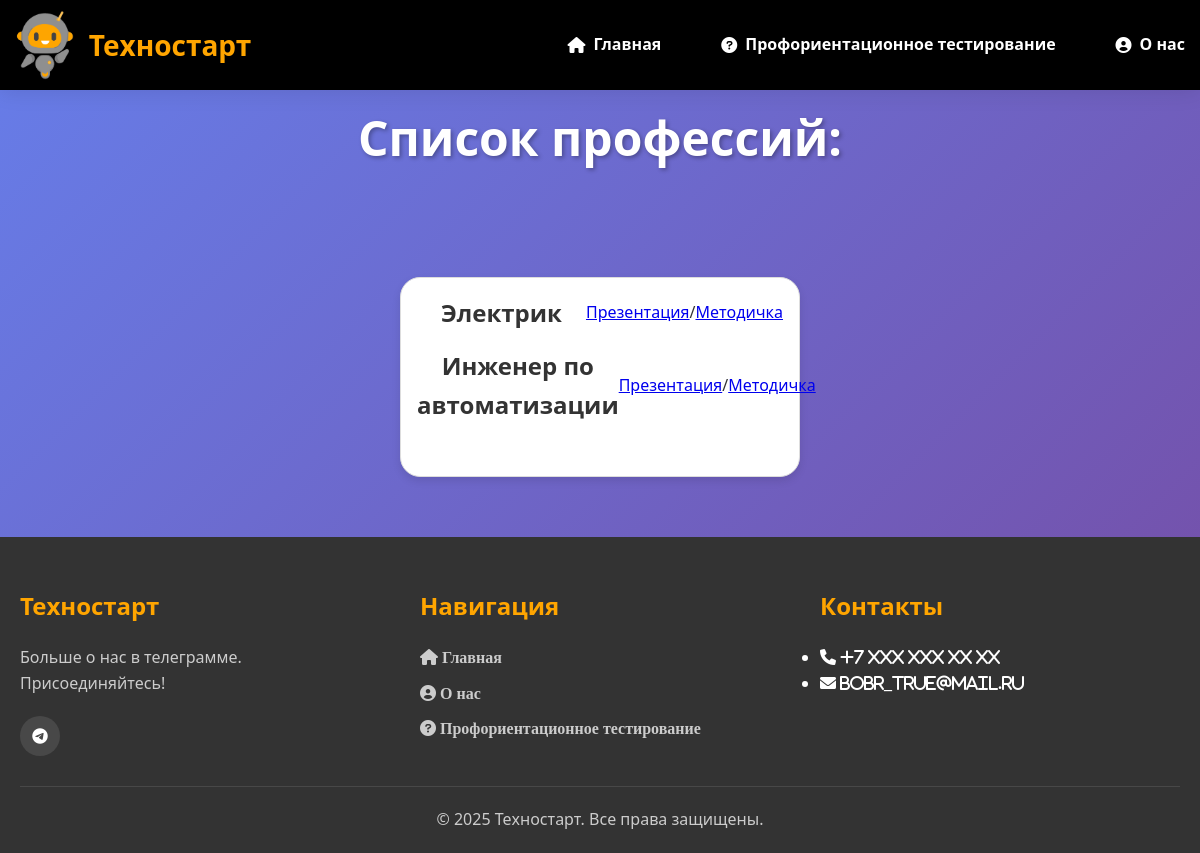
The app's page /profession/presintations_list/ (signed in), older data.
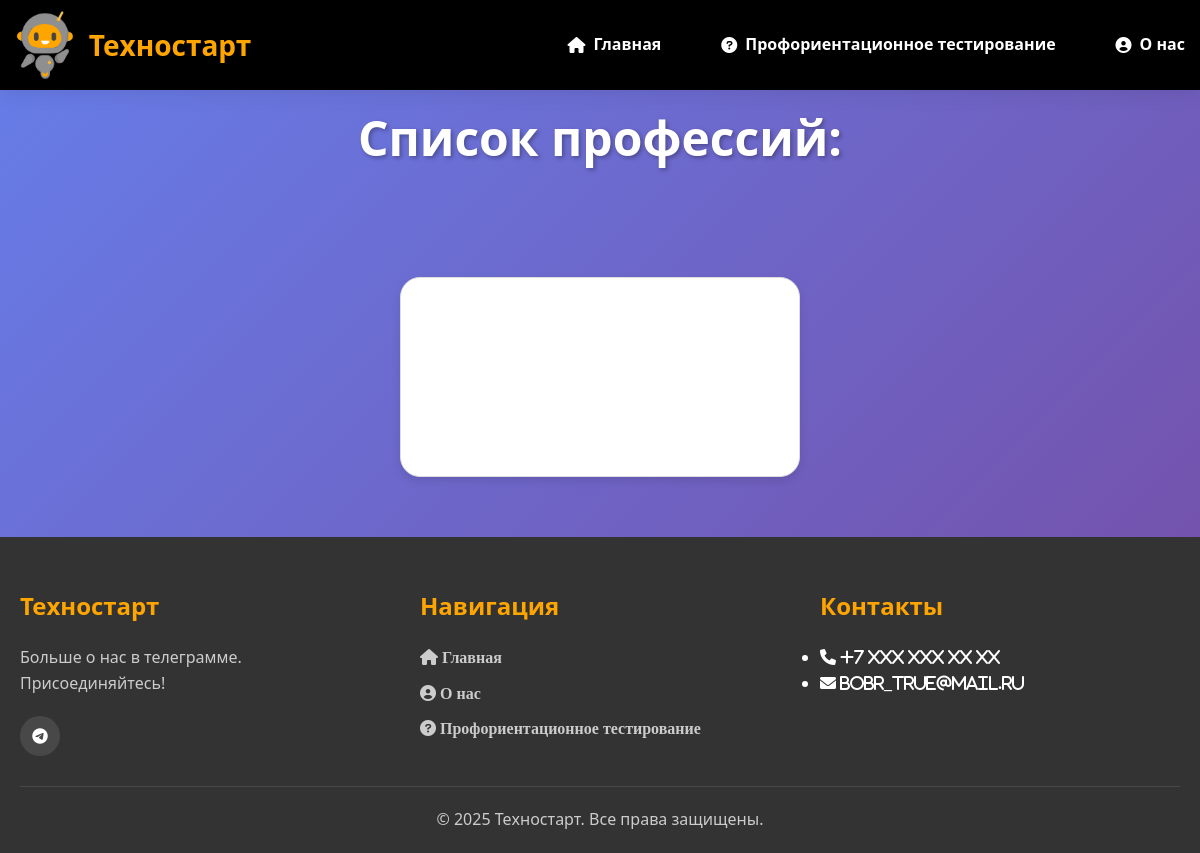
The same page, newer data.
### profession/models.py (models this page shows, shortened)
class Presentations(models.Model):
    title=models.CharField(max_length=200)
    file=models.FileField(upload_to='presentations/', verbose_name="Файл")
    file_met=models.FileField(upload_to='presentations/', verbose_name="Файл по методическим пособиям", blank=True)
    class Meta:
        verbose_name = "Презентиция"
        verbose_name_plural = 'Презентации'

### profession/views.py (the view)
# urls.py: path('presintations_list/', views.presintations_list, name='presintations_list'),
@login_required
def presintations_list(req):
    presintations=Presentations.objects.all()
    return render(req, 'profession/presintations_list.html', {'presintations':presintations})

### profession/templates/profession/presintations_list.html (shortened to what this page needs)
{% extends 'main/base.html' %}
{% load static %}
{% block content %}
    <div class="header-choice">
        <h1>Список профессий:</h1>
    </div>
    <div class="choices-container">
        <div class="pres-card">
                {% for pres in presintations%}
                    <div class="header-row">
                        <h2>{{pres.title}}</h2>
                        <a href="{% url 'download_presentation_file' pres.pk %}">Презентация</a>/<a href="{% url 'download_presentation_file_met' pres.pk %}">Методичка</a>
                    </div>
                {% endfor %}
        </div>
    </div>
{% endblock %}

Row changes from the older to the newer data that the page shows:
removed Presentations: title "Электрик"
removed Presentations: title "Инженер по автоматизации"
